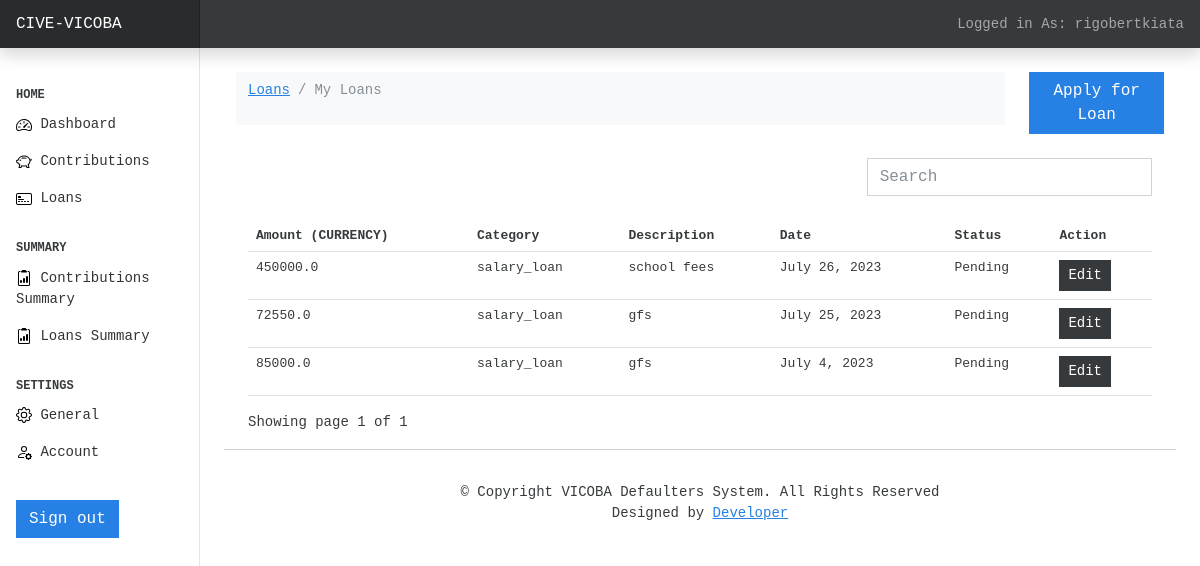
The app's page / (signed in) with its own data.
### expenses/models.py (models this page shows, shortened)
class Loan(models.Model):
    prof_choices = [
        ("Mechanical_engineer", "MECHANICAL_ENGINEER"),
        ("Software_Developer", "SOFTWARE_DEVELOPER"),
        ("Technical_writer", "TECHNICAL_WRITER"),
        ("Civil_servant", "CIVIL_SERVANT"),
        ("Librarian", "LIBRARIAN"),
        ("Economist", "ECONOMIST"),
        ("Flight_attendant", "FLIGHT_ATTENDANT"),
        ("Architect", "ARCHITECT"),
        ("Designer", "DESIGNER"),
        ("Physician", "PHYSICIAN"),
        ("Financial_Analyst", "FINANCIAL_ANALYST"),
        ("Air_traffic_controller", "AIR_TRAFFIC_CONTROLLER"),
        ("Politician", "POLITICIAN"),
        ("Police_officer", "POLICE_OFFICER"),
        ("Artist", "ARTIST"),
        ("Surveyor", "SURVEYOR"),
        ("Design_Engineer", "DESIGN_ENGINEER"),
        ("Chemical_engineer", "CHEMICAL_ENGINEER"),
        ("Hotel_Manager", "HOTEL_MANAGER"),
        ("Dentist", "DENTIST"),
        ("Comedian", "COMEDIAN"),
        ("Biomedical_Engineer", "BIOMEDICAL_ENGINEER"),
        ("Graphic_Designer", "GRAPHIC_DESIGNER"),
        ("Computer_hardware_engineer", "COMPUTER_HARDWARE_ENGINEER"),
        ("Petroleum_Engineer", "PETROLEUM_ENGINEER"),
        ("Secretary", "SECRETARY"),
        ("Computer_operator", "COMPUTER_OPERATOR"),
        ("Chartered_Accountant", "CHARTERED_ACCOUNTANT"),
        ("Technician", "TECHNICIAN"),
        ("Microbiologist", "MICROBIOLOGIST"),
        ("Fashion_Designer", "FASHION_DESIGNER"),
        ("Aviator", "AVIATOR"),
        ("Psychologist", "PSYCHOLOGIST"),
        ("Magistrate", "MAGISTRATE"),
        ("Lawyer", "LAWYER"),
        ("Firefighter", "FIREFIGHTER"),
        ("Engineer", "ENGINEER"),
        ("Official", "OFFICIAL"),
        ("Analyst", "ANALYST"),
        ("Geologist", "GEOLOGIST"),
        ("Drafter", "DRAFTER"),
        ("Statistician", "STATISTICIAN"),
        ("Web_designer", "WEB_DESIGNER"),
        ("Consultant", "CONSULTANT"),
        ("Chef", "CHEF"),
        ("Army_officer", "ARMY_OFFICER"),
        ("Surgeon", "SURGEON"),
        ("Scientist", "SCIENTIST"),
        ("Civil_engineer", "CIVIL_ENGINEER"),
        ("Industrial_Engineer", "INDUSTRIAL_ENGINEER"),
        ("Technology_specialist", "TECHNOLOGY_SPECIALIST"),
    ]
    amount = models.FloatField(
        validators=[MinValueValidator(1000), MaxValueValidator(100000)]
    )
    date = models.DateField(default=now)
    description = models.TextField()
    category = models.CharField(max_length=266)
    age = models.FloatField(validators=[MinValueValidator(18), MaxValueValidator(65)])
    income = models.FloatField(validators=[MinValueValidator(1000)])
    profession = models.CharField(max_length=50, choices=prof_choices)
    experience = models.FloatField(validators=[MinValueValidator(1)])
    marital = models.CharField(max_length=266)
    house = models.CharField(max_length=266)
    car = models.CharField(max_length=266)
    owner = models.ForeignKey(to=User, on_delete=models.CASCADE)
    prediction = models.CharField(max_length=100, null=True, blank=True)
    class Meta:
        ordering = ["-date"]

### expenses/views.py (the view)
# urls.py: path("", views.index, name="dashboard"),
@login_required(login_url="authentication/login")
def index(request):
    categories = Category.objects.all()
    expenses = Loan.objects.filter(owner=request.user)
    paginator = Paginator(expenses, 4)
    page_no = request.GET.get("page")
    page_obj = Paginator.get_page(paginator, page_no)
    context = {
        "expenses": expenses,
        "page_obj": page_obj,
    }
    return render(request, "expenses/index.html", context)

### templates/expenses/index.html (shortened to what this page needs)
{% extends "base.html" %}
{% load static %}
{% block content %}
<div class="container mt-4">
<div class="row">
    <div class="col-md-10">
        <nav class="navbar navbar-expand-lg navbar-light bg-light">
            <div class="container-fluid">
              <nav aria-label="breadcrumb">
                <ol class="breadcrumb">
                  <li class="breadcrumb-item"><a href="#">Loans</a></li>
                  <li class="breadcrumb-item active" aria-current="page">My Loans</li>
                </ol>
              </nav>
            </div>
        </nav>
    </div>
    <div class="col-md-2 container">
        <a href="{% url 'add-expenses' %}" class="btn btn-primary">Apply for Loan</a>
    </div>
</div>
<div class="container">
    {% if expenses.count %}
    <div class="row my-4">
        <div class="col-md-8"></div>
        <div class="col-md-4">
            <div class="form-group">
                <input type="text" class="form-control" id="searchField" placeholder="Search" />
            </div>
        </div>
    </div>
    <table class="table table-stripped table-hover">
        <thead>
            <tr>
                <th>Amount (CURRENCY)</th>
                <th>Category</th>
                <th>Description</th>
                <th>Date</th>
                <th>Status</th>
                <th>Action</th>
            </tr>
        </thead>
        <tbody>
            {% for expense in page_obj  %}
            <tr>
                <td>{{expense.amount}}</td>
                <td>{{expense.category}}</td>
                <td>{{expense.description}}</td>
                <td>{{expense.date}}</td>
                <td>Pending</td>
                <td>
                    <a
                        href="{% url 'expense_edit' expense.id %}"
                        class="btn btn-secondary btn-sm"
                        >Edit
                    </a>
                </td>
            </tr>
            {% endfor %}
        </tbody>
    </table>
    <div  class="">
        Showing page {{ page_obj.number }} of {{ page_obj.paginator.num_pages }}
    </div>
    {% endif %}
</div>
</div>
{% endblock content %}

### templates/base.html (shortened to what this page needs)
{% load static %}
<html lang="en" data-bs-theme="auto">
  <head>
<link href="{% static 'css/bootstrap.min.css' %}" rel="stylesheet" >
<link href="{% static 'css/main.css' %}" rel="stylesheet" />
    <link href="{% static 'css/dashboard.css' %}" rel="stylesheet">
  </head>
  <body>
<header class="navbar navbar-dark sticky-top bg-dark flex-md-nowrap p-0 shadow">
  <a class="navbar-brand col-md-3 col-lg-2 me-0 px-3 fs-6" href="{% url 'dashboard' %}">CIVE-VICOBA</a>
    <div class="navbar-nav">
    <div class="nav-item text-nowrap">
      {% if request.user.is_authenticated %}
      <span class="nav-link px-3">Logged in As: {{ user.username }}<span>
      {% endif %}
    </div>
  </div>
</header>
<div class="container-fluid">
  <div class="row">
    {% include "partials/_sidebar.html" %}
    <main class="col-md-9 ms-sm-auto col-lg-10 px-md-4">
      {% block content %}
      {% endblock %}
      <hr>
      <footer id="footer" class="footer pt-3 text-center">
        <div class="copyright">
          &copy; Copyright <strong><span>VICOBA Defaulters System</span></strong>. All Rights Reserved
        </div>
        <div class="credits">
          Designed by <a href="#">Developer</a>
        </div>
      </footer>
    </main>
  </div>
</div>
  </body>
</html>

### templates/partials/_sidebar.html (shortened to what this page needs)
{% load static %}
<nav id="sidebarMenu" class="col-md-3 col-lg-2 d-md-block bg-body-tertiary sidebar collapse">
    <div class="position-sticky pt-3 sidebar-sticky">
      <h6 class="sidebar-heading d-flex fw-bold justify-content-between align-items-center px-3 mt-4 mb-1 text-body-secondary text-uppercase">
        <span>Home</span>
      </h6>
      <ul class="nav flex-column">
        <li class="nav-item">
          <a class="nav-link" aria-current="page" href="{% url 'dashboard' %}">
            <img src="{% static 'img/speedometer2.svg' %}"/>
             Dashboard
          </a>
        </li>
        <li class="nav-item">
          <a class="nav-link" href="{% url 'contribution' %}">
            <img src="{% static 'img/piggy-bank.svg' %}"/>
            Contributions
          </a>
        </li>
        <li class="nav-item">
          <a class="nav-link" href="{% url 'expenses' %}">
            <img src="{% static 'img/credit-card-2-front.svg' %}"/>
            Loans
          </a>
        </li>
      </ul>
      <h6 class="sidebar-heading d-flex justify-content-between fw-bold align-items-center px-3 mt-4 mb-1 text-body-secondary text-uppercase">
        <span>Summary</span>
      </h6>
      <ul class="nav flex-column mb-2">
        <li class="nav-item">
          <a class="nav-link" href="{% url 'cstats' %}">
            <img src="{% static 'img/clipboard2-data.svg' %}"/>
            Contributions Summary
          </a>
        </li>
        <li class="nav-item">
          <a class="nav-link" href="{% url 'stats' %}">
            <img src="{% static 'img/clipboard2-data.svg' %}"/>
            Loans Summary
          </a>
        </li>
      </ul>
      <h6 class="sidebar-heading d-flex fw-bold justify-content-between align-items-center px-3 mt-4 mb-1 text-body-secondary text-uppercase">
        <span>Settings</span>
      </h6>
      <ul class="nav flex-column mb-2">
        <li class="nav-item">
          <a class="nav-link" href="{% url 'preferences' %}">
            <img src="{% static 'img/gear.svg' %}"/>
            General
          </a>
        </li>
        <li class="nav-item">
          <a class="nav-link" href="#">
            <img src="{% static 'img/person-gear.svg' %}"/>
            Account
          </a>
        </li>
        <br>
        <li class="nav-item">
          <a class="nav-link" href="#">
            <form action="{% url 'logout' %}" method="POST">
              <input type="submit" value="Sign out" class="btn btn-primary " />
            </form>
          </a>
        </li>
      </ul>
    </div>
  </nav>

### vicobawebsite/static/css/dashboard.css (style rules this page uses)
body { font-size: .875rem; }
.sidebar { position: fixed; top: 0; bottom: 0; left: 0; z-index: 100; padding: 48px 0 0; box-shadow: inset -1px 0 0 rgba(0, 0, 0, .1); }
.sidebar-sticky { height: calc(100vh - 48px); overflow-x: hidden; overflow-y: auto; }
.sidebar .nav-link { font-weight: 500; color: #333; }
.sidebar-heading { font-size: .75rem; }
.navbar-brand { padding-top: .75rem; padding-bottom: .75rem; background-color: rgba(0, 0, 0, .25); box-shadow: inset -1px 0 0 rgba(0, 0, 0, .25); }

### templates/base.html (style rules this page uses)
body { font-size: large; font-weight: 200; font-family: monospace; }

### records on screen
Loan: amount "450000.0", category "salary_loan", description "school fees", date "July 26, 2023"
Loan: amount "72550.0", category "salary_loan", description "gfs", date "July 25, 2023"
Loan: amount "85000.0", category "salary_loan", description "gfs", date "July 4, 2023"

### other values on screen
{{ user.username }} "rigobertkiata"
{{ page_obj.number }} "1"
{{ page_obj.paginator.num_pages }} "1"
